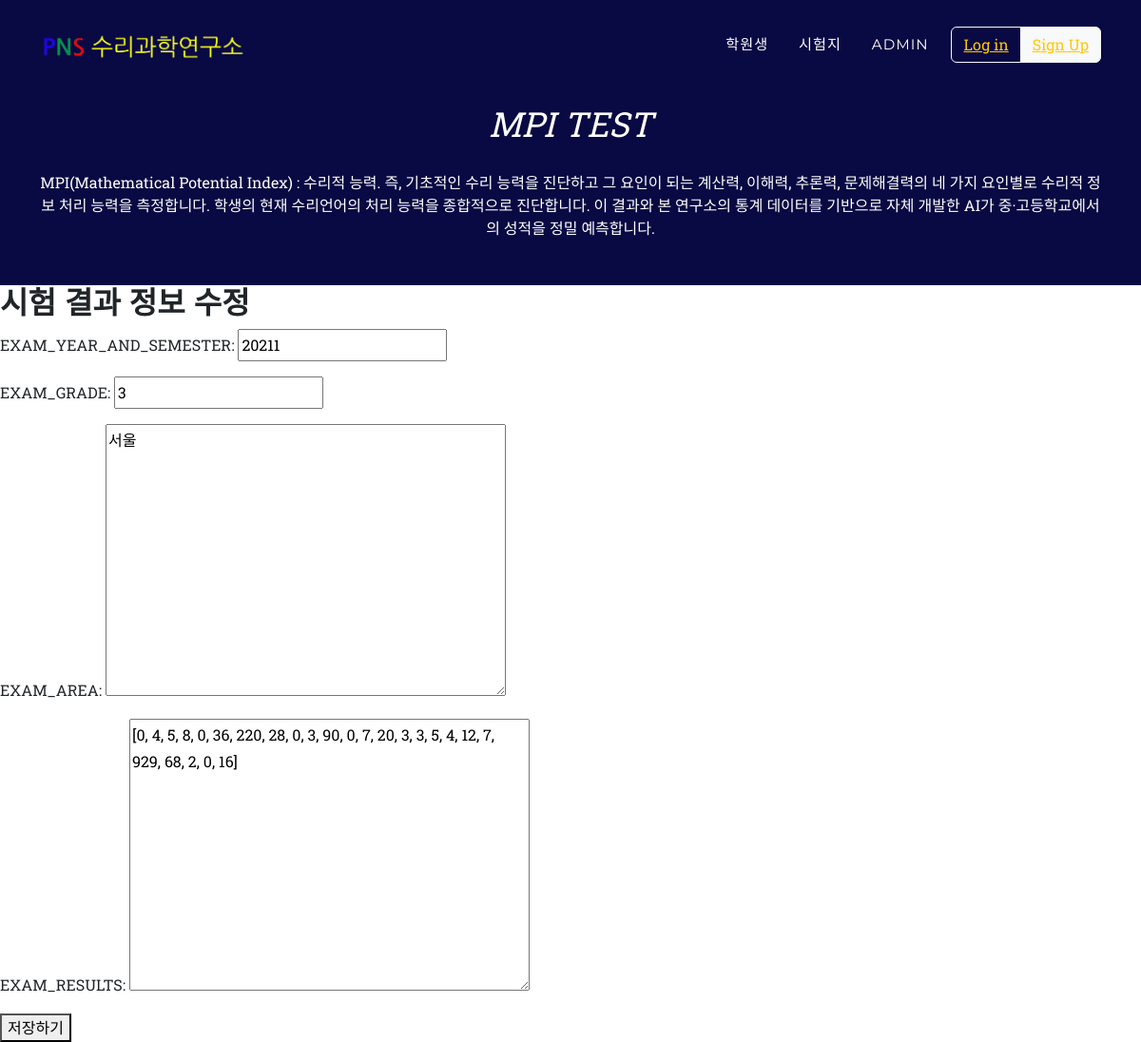
Before: /report/result/update/1/ with the older database file.
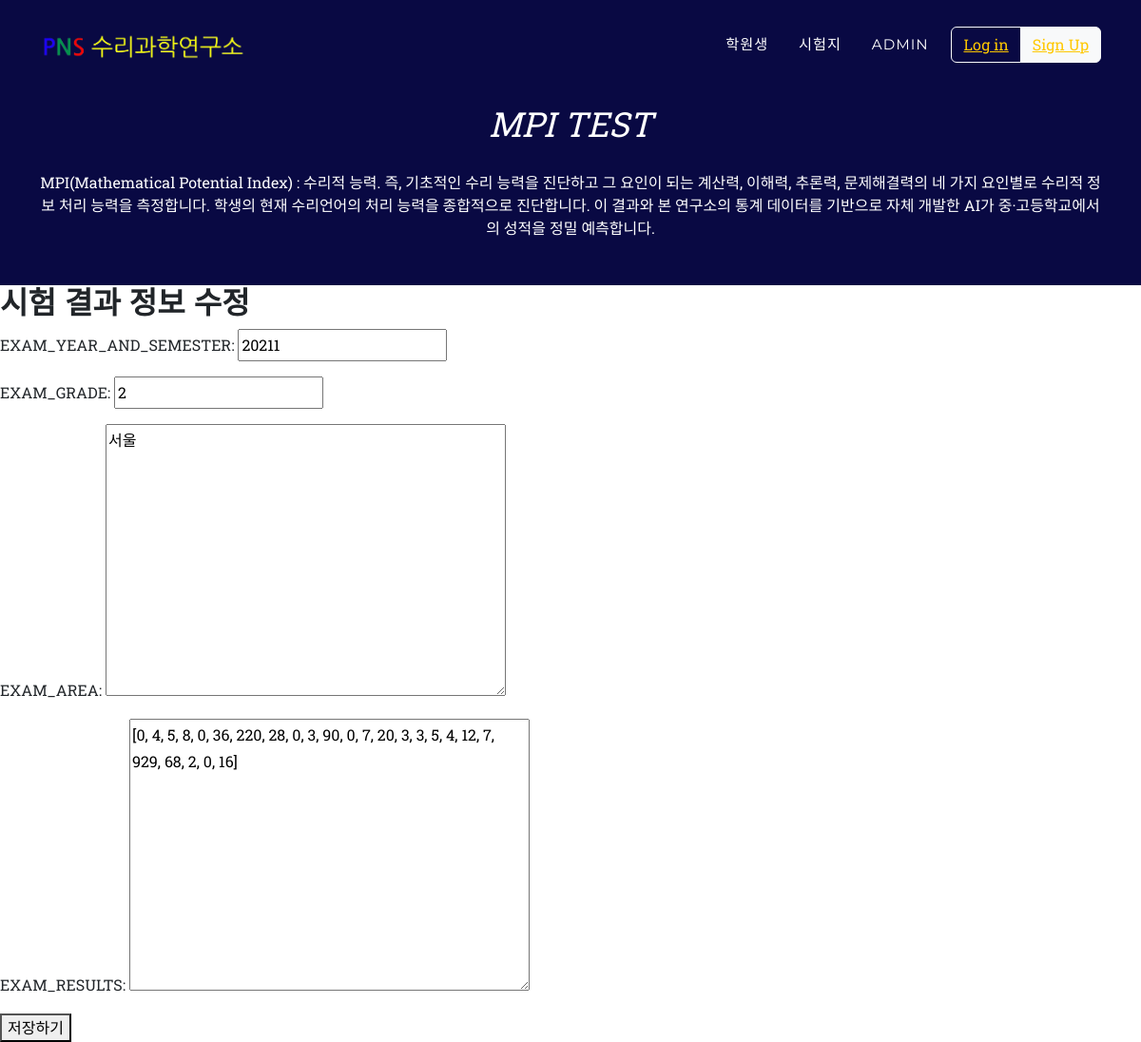
After: the same page with the newer database file.
### report/models.py (models this page shows, shortened)
class TestResult(models.Model):
    StudentId = models.PositiveIntegerField('STUDENTID', default=5)
    student = models.ForeignKey(Student, on_delete=models.CASCADE, null=True, related_name='test_results')  # Student 모델과의 ForeignKey 관계
    ExamYearSemester = models.PositiveIntegerField('EXAM_YEAR_AND_SEMESTER')
    test_date = models.DateField('Test_date', auto_now_add=True)
    ExamGrade = models.PositiveSmallIntegerField('EXAM_GRADE')
    ExamArea = models.TextField('EXAM_AREA', max_length=50)
    ExamResults = models.JSONField('EXAM_RESULTS', default=list)

### report/views.py (the view, shortened to what this page needs)
# urls.py: path('result/update/<int:pk>/', views.TestResultUV.as_view(), name='testresult-update'),
class TestResultUV(UpdateView):
    model = TestResult
    fields = ['ExamYearSemester', 'ExamGrade', 'ExamArea', 'ExamResults']
    template_name = 'report/test_result_update_form.html'

### templates/report/test_result_update_form.html (shortened to what this page needs)
{% extends 'base.html' %}
{% block content %}
<h2>시험 결과 정보 수정</h2>
<form method="post">
    {{ form.as_p }}
    <button type="submit">저장하기</button>
</form>
{% endblock %}

### templates/base.html (shortened to what this page needs)
{% load static %}
<!DOCTYPE html>
<html lang="en">
<head>
    <link href="{% static 'css/styles.css' %}" rel="stylesheet" />
</head>
<body>
    <div id="page-top">
        <nav class="navbar navbar-expand-lg navbar-dark fixed-top" id="mainNav">
            <div class="container">
                <a class="navbar-brand" href="#page-top"><img src="{% static 'assets/nav_logo.png' %}" alt="..." /></a>
                <div class="collapse navbar-collapse" id="navbarResponsive">
                    <ul class="navbar-nav text-uppercase ms-auto py-4 py-lg-0">
                        <li class="nav-item"><a class="nav-link" href="{% url 'home' %}">학원생</a></li>
                        <li class="nav-item"><a class="nav-link" href="{% url 'dashboard:testlist' %}">시험지</a></li>
                        <li class="nav-item"><a class="nav-link" href="{% url 'admin:index' %}">Admin</a></li>
                        <li class="nav-item">
                            {% if user.is_authenticated %}
                            <div class="dropdown">
                                <button class="btn btn-outline-light dropdown-toggle" type="button"
                                    id="dropdownMenuButton" data-bs-toggle="dropdown" aria-expanded="false">
                                    {{ user.username }}님
                                </button>
                                <ul class="dropdown-menu" aria-labelledby="dropdownMenuButton">
                                    <li><a class="dropdown-item" href="#">프로필</a></li>
                                    <li><a class="dropdown-item" href="{% url 'users:edit_profile' %}">설정</a></li>
                                    <li><a class="dropdown-item" href="{% url 'users:change_password' %}">비밀번호 변경</a>
                                    </li>
                                    <li>
                                        <hr class="dropdown-divider">
                                    </li>
                                    <li>
                                        <form method="post" action="{% url 'users:logout' %}">
                                            {% csrf_token %}
                                            <button type="submit" class="dropdown-item">로그아웃</button>
                                        </form>
                                    </li>
                                </ul>
                            </div>
                            {% else %}
                            <div class="btn-group" role="group" aria-label="Basic example">
                                <button type="button" class="btn btn-outline-light"><a
                                        href="{% url 'users:login' %}">Log in</a></button>
                                <button type="button" class="btn btn-light"><a href="{% url 'users:signup' %}">Sign
                                        Up</a></button>
                            </div>
                            {% endif %}
                        </li>
                    </ul>
                </div>
            </div>
        </nav>
        <header class="masthead">
            <div class="container">
                <div class="masthead-subheading">MPI TEST</div>
                <div>MPI(Mathematical Potential Index) :
                    수리적 능력. 즉, 기초적인 수리 능력을 진단하고 그 요인이 되는 계산력, 이해력, 추론력, 문제해결력의 네 가지 요인별로 수리적 정보 처리 능력을 측정합니다. 학생의 현재
                    수리언어의 처리 능력을 종합적으로 진단합니다. 이 결과와 본 연구소의 통계 데이터를 기반으로 자체 개발한 AI가 중·고등학교에서의 성적을 정밀 예측합니다.</div>
            </div>
        </header>
        {% block content %}
        {% endblock %}
    </div>
</body>
</html>

Changed rows visible on the page:
changed TestResult "서울": ExamGrade "3" → "2"
